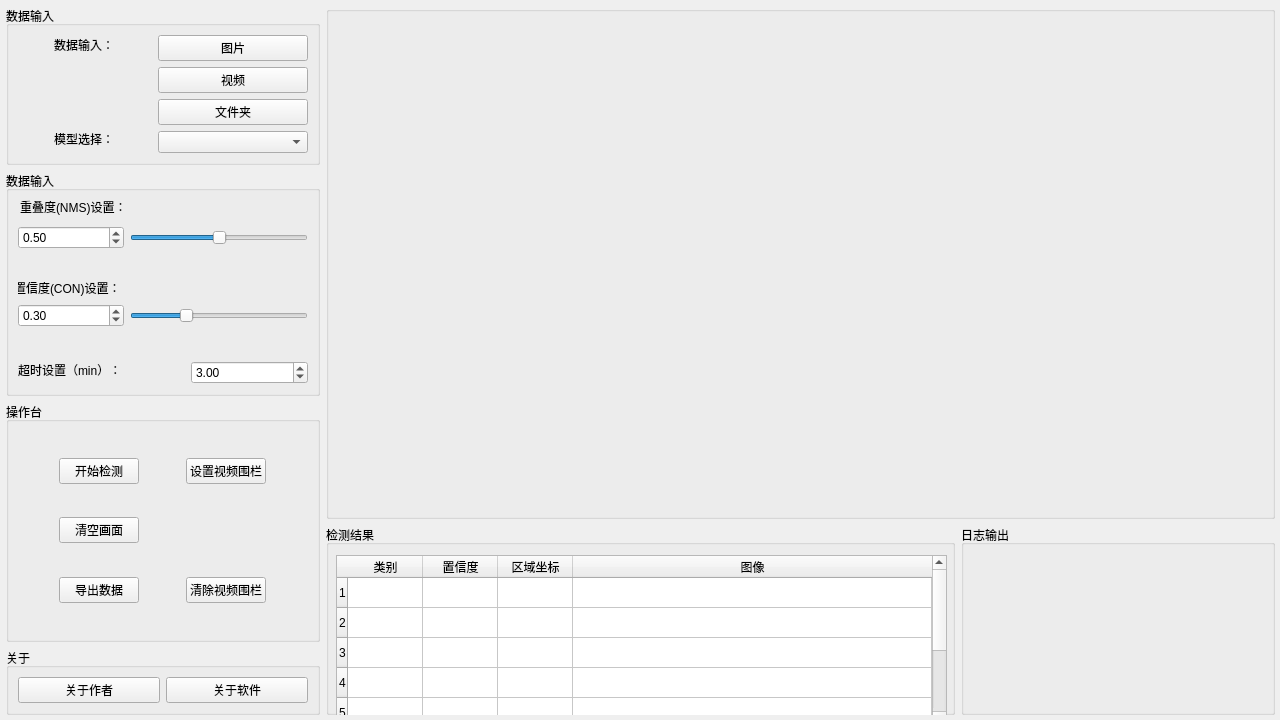
<?xml version="1.0" encoding="UTF-8"?>
<ui version="4.0">
 <class>Form</class>
 <widget class="QWidget" name="Form">
  <property name="enabled">
   <bool>true</bool>
  </property>
  <property name="geometry">
   <rect>
    <x>0</x>
    <y>0</y>
    <width>1280</width>
    <height>720</height>
   </rect>
  </property>
  <property name="sizePolicy">
   <sizepolicy hsizetype="Fixed" vsizetype="Fixed">
    <horstretch>0</horstretch>
    <verstretch>0</verstretch>
   </sizepolicy>
  </property>
  <property name="minimumSize">
   <size>
    <width>1280</width>
    <height>720</height>
   </size>
  </property>
  <property name="maximumSize">
   <size>
    <width>1280</width>
    <height>720</height>
   </size>
  </property>
  <property name="windowTitle">
   <string>Form</string>
  </property>
  <property name="styleSheet">
   <string notr="true">
#Form {
background-image: url(&quot;resources/icons/background1.png&quot;);
    background-repeat: no-repeat;
    background-position: center;
}</string>
  </property>
  <widget class="QWidget" name="layoutWidget">
   <property name="geometry">
    <rect>
     <x>0</x>
     <y>0</y>
     <width>1281</width>
     <height>721</height>
    </rect>
   </property>
   <layout class="QGridLayout" name="gridLayout_5" rowstretch="2,0,0,0,0" columnstretch="1,2,1">
    <property name="leftMargin">
     <number>6</number>
    </property>
    <property name="topMargin">
     <number>6</number>
    </property>
    <property name="rightMargin">
     <number>6</number>
    </property>
    <property name="bottomMargin">
     <number>6</number>
    </property>
    <item row="4" column="0">
     <widget class="QGroupBox" name="groupBox_7">
      <property name="title">
       <string>关于</string>
      </property>
      <layout class="QHBoxLayout" name="horizontalLayout_2">
       <item>
        <widget class="QPushButton" name="pushButton_14">
         <property name="toolTip">
          <string>&lt;html&gt;&lt;head/&gt;&lt;body&gt;&lt;p&gt;作者：EricReno&lt;/p&gt;&lt;p&gt;邮箱：christopher0527@163.com&lt;/p&gt;&lt;/body&gt;&lt;/html&gt;</string>
         </property>
         <property name="text">
          <string>关于作者</string>
         </property>
        </widget>
       </item>
       <item>
        <widget class="QPushButton" name="pushButton_16">
         <property name="toolTip">
          <string>&lt;html&gt;&lt;head/&gt;&lt;body&gt;&lt;p&gt;软件名称：smartclient&lt;/p&gt;&lt;p&gt;版本：v1.0.0&lt;/p&gt;&lt;p&gt;功能：图像/视频智能识别与处理&lt;/p&gt;&lt;p&gt;开发环境：Python + PyQt5&lt;/p&gt;&lt;/body&gt;&lt;/html&gt;</string>
         </property>
         <property name="text">
          <string>关于软件</string>
         </property>
        </widget>
       </item>
      </layout>
     </widget>
    </item>
    <item row="3" column="2" rowspan="2">
     <widget class="QGroupBox" name="groupBox_3">
      <property name="title">
       <string>日志输出</string>
      </property>
     </widget>
    </item>
    <item row="0" column="0">
     <widget class="QGroupBox" name="groupBox_4">
      <property name="styleSheet">
       <string notr="true"/>
      </property>
      <property name="title">
       <string>数据输入</string>
      </property>
      <layout class="QGridLayout" name="gridLayout_4" columnstretch="3,1,0">
       <item row="0" column="0" colspan="2">
        <widget class="QLineEdit" name="lineEdit_14">
         <property name="sizePolicy">
          <sizepolicy hsizetype="Expanding" vsizetype="Expanding">
           <horstretch>0</horstretch>
           <verstretch>0</verstretch>
          </sizepolicy>
         </property>
         <property name="styleSheet">
          <string notr="true">QLineEdit {
    background: transparent;
    border: none;
}
</string>
         </property>
         <property name="text">
          <string>数据输入：</string>
         </property>
         <property name="alignment">
          <set>Qt::AlignCenter</set>
         </property>
         <property name="readOnly">
          <bool>true</bool>
         </property>
        </widget>
       </item>
       <item row="6" column="0" colspan="2">
        <widget class="QLineEdit" name="lineEdit_2">
         <property name="sizePolicy">
          <sizepolicy hsizetype="Expanding" vsizetype="Expanding">
           <horstretch>0</horstretch>
           <verstretch>0</verstretch>
          </sizepolicy>
         </property>
         <property name="styleSheet">
          <string notr="true">QLineEdit {
    background: transparent;
    border: none;
}
</string>
         </property>
         <property name="text">
          <string>模型选择：</string>
         </property>
         <property name="alignment">
          <set>Qt::AlignCenter</set>
         </property>
         <property name="readOnly">
          <bool>true</bool>
         </property>
        </widget>
       </item>
       <item row="6" column="2">
        <widget class="QComboBox" name="selectModelBox">
         <property name="sizePolicy">
          <sizepolicy hsizetype="Fixed" vsizetype="Fixed">
           <horstretch>0</horstretch>
           <verstretch>0</verstretch>
          </sizepolicy>
         </property>
         <property name="maximumSize">
          <size>
           <width>150</width>
           <height>26</height>
          </size>
         </property>
         <item>
          <property name="text">
           <string/>
          </property>
         </item>
        </widget>
       </item>
       <item row="0" column="2">
        <widget class="QPushButton" name="selectImageButton">
         <property name="sizePolicy">
          <sizepolicy hsizetype="Fixed" vsizetype="Fixed">
           <horstretch>0</horstretch>
           <verstretch>0</verstretch>
          </sizepolicy>
         </property>
         <property name="minimumSize">
          <size>
           <width>150</width>
           <height>26</height>
          </size>
         </property>
         <property name="maximumSize">
          <size>
           <width>150</width>
           <height>26</height>
          </size>
         </property>
         <property name="layoutDirection">
          <enum>Qt::LeftToRight</enum>
         </property>
         <property name="text">
          <string>图片</string>
         </property>
        </widget>
       </item>
       <item row="4" column="2">
        <widget class="QPushButton" name="selectVideoButton">
         <property name="sizePolicy">
          <sizepolicy hsizetype="Expanding" vsizetype="Expanding">
           <horstretch>0</horstretch>
           <verstretch>0</verstretch>
          </sizepolicy>
         </property>
         <property name="text">
          <string>视频</string>
         </property>
        </widget>
       </item>
       <item row="5" column="2">
        <widget class="QPushButton" name="selectFolderButton">
         <property name="sizePolicy">
          <sizepolicy hsizetype="Expanding" vsizetype="Expanding">
           <horstretch>0</horstretch>
           <verstretch>0</verstretch>
          </sizepolicy>
         </property>
         <property name="text">
          <string>文件夹</string>
         </property>
        </widget>
       </item>
      </layout>
     </widget>
    </item>
    <item row="1" column="0">
     <widget class="QGroupBox" name="groupBox_2">
      <property name="title">
       <string>数据输入</string>
      </property>
      <layout class="QGridLayout" name="gridLayout">
       <item row="4" column="0">
        <spacer name="verticalSpacer_3">
         <property name="orientation">
          <enum>Qt::Vertical</enum>
         </property>
         <property name="sizeHint" stdset="0">
          <size>
           <width>20</width>
           <height>40</height>
          </size>
         </property>
        </spacer>
       </item>
       <item row="6" column="0">
        <widget class="QDoubleSpinBox" name="conSpinBox">
         <property name="maximum">
          <double>1.000000000000000</double>
         </property>
         <property name="singleStep">
          <double>0.010000000000000</double>
         </property>
         <property name="value">
          <double>0.300000000000000</double>
         </property>
        </widget>
       </item>
       <item row="0" column="0" colspan="2">
        <widget class="QLineEdit" name="lineEdit_12">
         <property name="sizePolicy">
          <sizepolicy hsizetype="Expanding" vsizetype="Expanding">
           <horstretch>0</horstretch>
           <verstretch>0</verstretch>
          </sizepolicy>
         </property>
         <property name="styleSheet">
          <string notr="true">QLineEdit {
    background: transparent;
    border: none;
}
</string>
         </property>
         <property name="text">
          <string>重叠度(NMS)设置：</string>
         </property>
         <property name="alignment">
          <set>Qt::AlignLeading|Qt::AlignLeft|Qt::AlignVCenter</set>
         </property>
         <property name="readOnly">
          <bool>true</bool>
         </property>
        </widget>
       </item>
       <item row="6" column="1" colspan="3">
        <widget class="QSlider" name="conSlider">
         <property name="value">
          <number>30</number>
         </property>
         <property name="orientation">
          <enum>Qt::Horizontal</enum>
         </property>
        </widget>
       </item>
       <item row="0" column="3">
        <spacer name="horizontalSpacer_4">
         <property name="orientation">
          <enum>Qt::Horizontal</enum>
         </property>
         <property name="sizeHint" stdset="0">
          <size>
           <width>40</width>
           <height>20</height>
          </size>
         </property>
        </spacer>
       </item>
       <item row="0" column="2">
        <spacer name="horizontalSpacer_5">
         <property name="orientation">
          <enum>Qt::Horizontal</enum>
         </property>
         <property name="sizeHint" stdset="0">
          <size>
           <width>40</width>
           <height>20</height>
          </size>
         </property>
        </spacer>
       </item>
       <item row="2" column="0">
        <widget class="QDoubleSpinBox" name="nmsSpinBox">
         <property name="maximum">
          <double>1.000000000000000</double>
         </property>
         <property name="singleStep">
          <double>0.010000000000000</double>
         </property>
         <property name="value">
          <double>0.500000000000000</double>
         </property>
        </widget>
       </item>
       <item row="2" column="1" colspan="3">
        <widget class="QSlider" name="nmsSlider">
         <property name="value">
          <number>50</number>
         </property>
         <property name="orientation">
          <enum>Qt::Horizontal</enum>
         </property>
        </widget>
       </item>
       <item row="8" column="2" colspan="2">
        <widget class="QDoubleSpinBox" name="timeoutSpinBox">
         <property name="maximum">
          <double>9999999.000000000000000</double>
         </property>
         <property name="singleStep">
          <double>1.000000000000000</double>
         </property>
         <property name="value">
          <double>3.000000000000000</double>
         </property>
        </widget>
       </item>
       <item row="7" column="0">
        <spacer name="verticalSpacer_9">
         <property name="orientation">
          <enum>Qt::Vertical</enum>
         </property>
         <property name="sizeHint" stdset="0">
          <size>
           <width>20</width>
           <height>40</height>
          </size>
         </property>
        </spacer>
       </item>
       <item row="8" column="1">
        <spacer name="horizontalSpacer_6">
         <property name="orientation">
          <enum>Qt::Horizontal</enum>
         </property>
         <property name="sizeHint" stdset="0">
          <size>
           <width>40</width>
           <height>20</height>
          </size>
         </property>
        </spacer>
       </item>
       <item row="5" column="0">
        <widget class="QLineEdit" name="lineEdit_11">
         <property name="sizePolicy">
          <sizepolicy hsizetype="Expanding" vsizetype="Expanding">
           <horstretch>0</horstretch>
           <verstretch>0</verstretch>
          </sizepolicy>
         </property>
         <property name="styleSheet">
          <string notr="true">QLineEdit {
    background: transparent;
    border: none;
}
</string>
         </property>
         <property name="text">
          <string>置信度(CON)设置：</string>
         </property>
         <property name="alignment">
          <set>Qt::AlignLeading|Qt::AlignLeft|Qt::AlignVCenter</set>
         </property>
         <property name="readOnly">
          <bool>true</bool>
         </property>
        </widget>
       </item>
       <item row="8" column="0">
        <widget class="QLineEdit" name="lineEdit_13">
         <property name="sizePolicy">
          <sizepolicy hsizetype="Expanding" vsizetype="Expanding">
           <horstretch>0</horstretch>
           <verstretch>0</verstretch>
          </sizepolicy>
         </property>
         <property name="styleSheet">
          <string notr="true">QLineEdit {
    background: transparent;
    border: none;
}
</string>
         </property>
         <property name="text">
          <string>超时设置（min）：</string>
         </property>
         <property name="alignment">
          <set>Qt::AlignLeading|Qt::AlignLeft|Qt::AlignVCenter</set>
         </property>
         <property name="readOnly">
          <bool>true</bool>
         </property>
        </widget>
       </item>
      </layout>
     </widget>
    </item>
    <item row="0" column="1" rowspan="3" colspan="2">
     <widget class="QGroupBox" name="groupBox">
      <property name="enabled">
       <bool>true</bool>
      </property>
      <property name="styleSheet">
       <string notr="true"/>
      </property>
      <property name="title">
       <string/>
      </property>
      <layout class="QGridLayout" name="gridLayout_3">
       <item row="0" column="0">
        <widget class="QLabel" name="label">
         <property name="text">
          <string/>
         </property>
         <property name="alignment">
          <set>Qt::AlignCenter</set>
         </property>
        </widget>
       </item>
      </layout>
     </widget>
    </item>
    <item row="3" column="1" rowspan="2">
     <widget class="QGroupBox" name="groupBox_5">
      <property name="title">
       <string>检测结果</string>
      </property>
      <widget class="QTableWidget" name="tableWidget">
       <property name="geometry">
        <rect>
         <x>10</x>
         <y>30</y>
         <width>611</width>
         <height>171</height>
        </rect>
       </property>
       <attribute name="horizontalHeaderCascadingSectionResizes">
        <bool>false</bool>
       </attribute>
       <attribute name="horizontalHeaderDefaultSectionSize">
        <number>75</number>
       </attribute>
       <attribute name="horizontalHeaderStretchLastSection">
        <bool>true</bool>
       </attribute>
       <attribute name="verticalHeaderDefaultSectionSize">
        <number>30</number>
       </attribute>
       <attribute name="verticalHeaderStretchLastSection">
        <bool>false</bool>
       </attribute>
       <row>
        <property name="text">
         <string>1</string>
        </property>
       </row>
       <row>
        <property name="text">
         <string>2</string>
        </property>
       </row>
       <row>
        <property name="text">
         <string>3</string>
        </property>
       </row>
       <row>
        <property name="text">
         <string>4</string>
        </property>
       </row>
       <row>
        <property name="text">
         <string>5</string>
        </property>
       </row>
       <row>
        <property name="text">
         <string>6</string>
        </property>
       </row>
       <row>
        <property name="text">
         <string>7</string>
        </property>
       </row>
       <column>
        <property name="text">
         <string>类别</string>
        </property>
        <property name="textAlignment">
         <set>AlignCenter</set>
        </property>
       </column>
       <column>
        <property name="text">
         <string>置信度</string>
        </property>
        <property name="textAlignment">
         <set>AlignCenter</set>
        </property>
       </column>
       <column>
        <property name="text">
         <string>区域坐标</string>
        </property>
        <property name="textAlignment">
         <set>AlignCenter</set>
        </property>
       </column>
       <column>
        <property name="text">
         <string>图像</string>
        </property>
        <property name="textAlignment">
         <set>AlignCenter</set>
        </property>
       </column>
      </widget>
     </widget>
    </item>
    <item row="2" column="0" rowspan="2">
     <widget class="QGroupBox" name="groupBox_6">
      <property name="title">
       <string>操作台</string>
      </property>
      <layout class="QGridLayout" name="gridLayout_2">
       <item row="0" column="0">
        <spacer name="verticalSpacer_7">
         <property name="orientation">
          <enum>Qt::Vertical</enum>
         </property>
         <property name="sizeHint" stdset="0">
          <size>
           <width>20</width>
           <height>40</height>
          </size>
         </property>
        </spacer>
       </item>
       <item row="5" column="0">
        <widget class="QPushButton" name="clearImageButton">
         <property name="text">
          <string>清空画面</string>
         </property>
        </widget>
       </item>
       <item row="7" column="0">
        <widget class="QPushButton" name="exportDataButton">
         <property name="text">
          <string>导出数据</string>
         </property>
        </widget>
       </item>
       <item row="4" column="0">
        <spacer name="verticalSpacer_5">
         <property name="orientation">
          <enum>Qt::Vertical</enum>
         </property>
         <property name="sizeHint" stdset="0">
          <size>
           <width>20</width>
           <height>40</height>
          </size>
         </property>
        </spacer>
       </item>
       <item row="6" column="0">
        <spacer name="verticalSpacer_6">
         <property name="orientation">
          <enum>Qt::Vertical</enum>
         </property>
         <property name="sizeHint" stdset="0">
          <size>
           <width>20</width>
           <height>40</height>
          </size>
         </property>
        </spacer>
       </item>
       <item row="1" column="0">
        <widget class="QPushButton" name="startDetectionButton">
         <property name="sizePolicy">
          <sizepolicy hsizetype="Fixed" vsizetype="Fixed">
           <horstretch>0</horstretch>
           <verstretch>0</verstretch>
          </sizepolicy>
         </property>
         <property name="text">
          <string>开始检测</string>
         </property>
        </widget>
       </item>
       <item row="8" column="0">
        <spacer name="verticalSpacer_8">
         <property name="orientation">
          <enum>Qt::Vertical</enum>
         </property>
         <property name="sizeHint" stdset="0">
          <size>
           <width>20</width>
           <height>40</height>
          </size>
         </property>
        </spacer>
       </item>
       <item row="1" column="1">
        <widget class="QPushButton" name="setROIButton">
         <property name="sizePolicy">
          <sizepolicy hsizetype="Fixed" vsizetype="Fixed">
           <horstretch>0</horstretch>
           <verstretch>0</verstretch>
          </sizepolicy>
         </property>
         <property name="text">
          <string>设置视频围栏</string>
         </property>
        </widget>
       </item>
       <item row="7" column="1">
        <widget class="QPushButton" name="clearROIButton">
         <property name="sizePolicy">
          <sizepolicy hsizetype="Fixed" vsizetype="Fixed">
           <horstretch>0</horstretch>
           <verstretch>0</verstretch>
          </sizepolicy>
         </property>
         <property name="text">
          <string>清除视频围栏</string>
         </property>
        </widget>
       </item>
      </layout>
     </widget>
    </item>
   </layout>
  </widget>
 </widget>
 <resources/>
 <connections/>
</ui>
